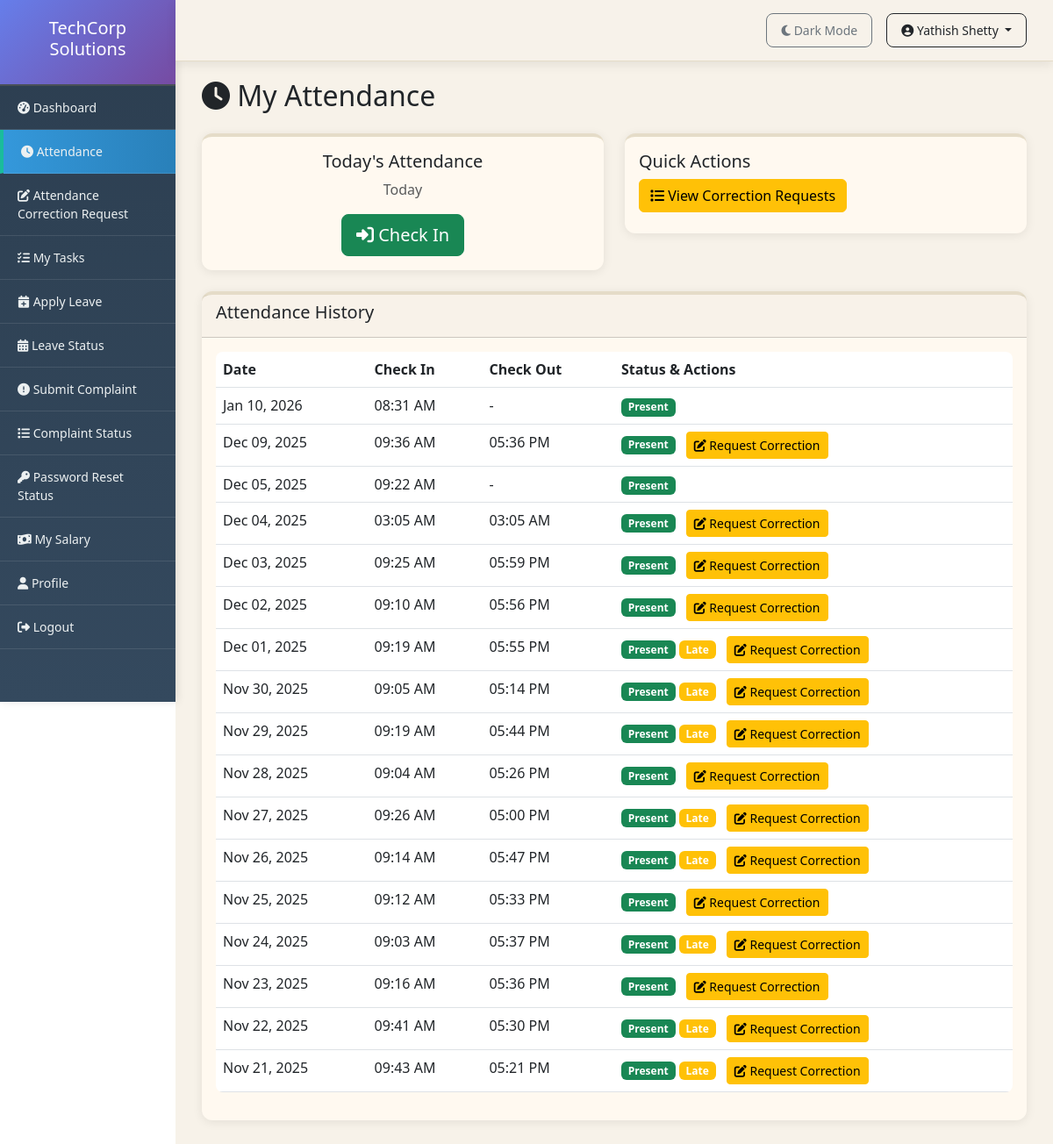
The app's page /attendance/ (signed in) with its own data.
### employees/models.py (models this page shows, shortened)
class Attendance(models.Model):
    STATUS_CHOICES = [
        ('present', 'Present'),
        ('absent', 'Absent'),
        ('half_day', 'Half Day'),
        ('on_leave', 'On Leave'),
    ]
    employee = models.ForeignKey(Employee, on_delete=models.CASCADE, related_name='attendances')
    date = models.DateField()
    check_in = models.TimeField(null=True, blank=True)
    check_out = models.TimeField(null=True, blank=True)
    status = models.CharField(max_length=20, choices=STATUS_CHOICES, default='absent')
    is_late = models.BooleanField(default=False)
    notes = models.TextField(blank=True)
    marked_by = models.ForeignKey(User, on_delete=models.SET_NULL, null=True, blank=True)
    created_at = models.DateTimeField(auto_now_add=True)
    class Meta:
        unique_together = ['employee', 'date']
        ordering = ['-date']

### employees/views.py (the view, shortened to what this page needs)
# urls.py: path('attendance/', views.employee_attendance, name='employee_attendance'),
@login_required
def employee_attendance(request):
    from datetime import datetime, time as dt_time
    employee = request.user.employee
    today = datetime.now().date()
    attendance_today = Attendance.objects.filter(employee=employee, date=today).first()
    attendances = Attendance.objects.filter(employee=employee).order_by('-date')[:30]
    return render(request, 'employee/attendance.html', {
        'attendance_today': attendance_today,
        'attendances': attendances
    })

### employees/context_processors.py (called while the page is built, shortened)
def notifications(request):
    context = {
        'pending_count': 0,
        'leave_count': 0,
        'correction_count': 0,
        'password_reset_count': 0,
    }
    return context

### employees/templates/employee/attendance.html (shortened to what this page needs)
{% extends 'base.html' %}
{% block content %}
<h2><i class="fas fa-clock"></i> My Attendance</h2>
<div class="row mt-4">
    <div class="col-md-6">
        <div class="card">
            <div class="card-body text-center">
                <h5>Today's Attendance</h5>
                <p class="text-muted">{{ attendance_today.date|date:"F d, Y"|default:"Today" }}</p>
                {% if attendance_today %}
                    <div class="alert alert-success">
                        <i class="fas fa-check-circle"></i> Checked In: {{ attendance_today.check_in|time:"h:i A" }}
                        {% if attendance_today.is_late %}
                            <span class="badge bg-warning">Late</span>
                        {% endif %}
                    </div>
                    {% if attendance_today.check_out %}
                        <div class="alert alert-info">
                            <i class="fas fa-sign-out-alt"></i> Checked Out: {{ attendance_today.check_out|time:"h:i A" }}
                        </div>
                    {% else %}
                        <form method="post">
                            {% csrf_token %}
                            <input type="hidden" name="action" value="check_out">
                            <button type="submit" class="btn btn-danger btn-lg">
                                <i class="fas fa-sign-out-alt"></i> Check Out
                            </button>
                        </form>
                    {% endif %}
                {% else %}
                    <form method="post">
                        <button type="submit" class="btn btn-success btn-lg">
                            <i class="fas fa-sign-in-alt"></i> Check In
                        </button>
                    </form>
                {% endif %}
            </div>
        </div>
    </div>
    <div class="col-md-6">
        <div class="card">
            <div class="card-body">
                <h5>Quick Actions</h5>
                <a href="{% url 'employee_correction_status' %}" class="btn btn-warning btn-block mb-2">
                    <i class="fas fa-list"></i> View Correction Requests
                </a>
            </div>
        </div>
    </div>
</div>
<div class="card mt-4">
    <div class="card-header">
        <h5>Attendance History</h5>
    </div>
    <div class="card-body">
        <table class="table table-hover">
            <thead>
                <tr>
                    <th>Date</th>
                    <th>Check In</th>
                    <th>Check Out</th>
                    <th>Status & Actions</th>
                </tr>
            </thead>
            <tbody>
                {% for att in attendances %}
                <tr>
                    <td>{{ att.date|date:"M d, Y" }}</td>
                    <td>{{ att.check_in|time:"h:i A"|default:"-" }}</td>
                    <td>{{ att.check_out|time:"h:i A"|default:"-" }}</td>
                    <td>
                        <span class="badge bg-{% if att.status == 'present' %}success{% elif att.status == 'absent' %}danger{% else %}warning{% endif %}">
                            {{ att.get_status_display }}
                        </span>
                        {% if att.is_late %}
                            <span class="badge bg-warning">Late</span>
                        {% endif %}
                        {% if att.check_out %}
                            <a href="{% url 'employee_attendance_correction' att.pk %}" class="btn btn-sm btn-warning ms-2">
                                <i class="fas fa-edit"></i> Request Correction
                            </a>
                        {% endif %}
                    </td>
                </tr>
                {% empty %}
                <tr>
                    <td colspan="4" class="text-center">No attendance records found.</td>
                </tr>
                {% endfor %}
            </tbody>
        </table>
    </div>
</div>
{% endblock %}

### employees/templates/base.html (shortened to what this page needs)
<!DOCTYPE html>
<html lang="en">
<head>
    <link href="https://cdn.jsdelivr.net/npm/bootstrap@5.3.0/dist/css/bootstrap.min.css" rel="stylesheet">
    <link rel="stylesheet" href="https://cdnjs.cloudflare.com/ajax/libs/font-awesome/6.4.0/css/all.min.css">
</head>
<body>
    <nav class="top-navbar d-flex justify-content-end align-items-center">
        <a href="{% url 'toggle_theme' %}" class="btn btn-sm btn-outline-secondary me-3">
            {% if user.is_authenticated and user.employee.theme_preference == 'dark' %}
                <i class="fas fa-sun"></i> Light Mode
            {% else %}
                <i class="fas fa-moon"></i> Dark Mode
            {% endif %}
        </a>
        <div class="dropdown">
            <button class="btn btn-sm btn-outline-dark dropdown-toggle" type="button" data-bs-toggle="dropdown">
                <i class="fas fa-user-circle"></i> {{ user.get_full_name|default:user.username }}
            </button>
        </div>
    </nav>
    <div class="container-fluid">
        <div class="row">
            <div class="col-md-2 sidebar">
                <div class="logo-header">
                    <h5>TechCorp Solutions</h5>
                </div>
                {% if user.is_staff %}
                <a href="{% url 'admin_dashboard' %}"><i class="fas fa-tachometer-alt"></i> Dashboard</a>
                <a href="{% url 'employee_list' %}"><i class="fas fa-users"></i> Employees</a>
                <a href="{% url 'department_list' %}"><i class="fas fa-building"></i> Departments</a>
                <a href="{% url 'task_list' %}"><i class="fas fa-tasks"></i> Tasks</a>
                <a href="{% url 'announcement_list' %}"><i class="fas fa-bullhorn"></i> Announcements</a>
                <a href="{% url 'leave_requests' %}"><i class="fas fa-calendar"></i> Leave Requests</a>
                <a href="{% url 'complaint_list' %}"><i class="fas fa-exclamation-circle"></i> Complaints</a>
                <a href="{% url 'review_list' %}"><i class="fas fa-star"></i> Reviews</a>
                <a href="{% url 'admin_attendance_list' %}"><i class="fas fa-clock"></i> Attendance</a>
                <a href="{% url 'admin_correction_list' %}"><i class="fas fa-edit"></i> Attendance Correction Request</a>
                <a href="{% url 'admin_password_reset_list' %}"><i class="fas fa-key"></i> Password Reset Requests</a>
                <a href="{% url 'vacancy_list' %}"><i class="fas fa-briefcase"></i> Job Vacancies</a>
                <a href="{% url 'application_list' %}"><i class="fas fa-file-alt"></i> Applications</a>
                <a href="{% url 'admin_salary_management' %}"><i class="fas fa-money-bill-wave"></i> Salary Management</a>
                {% else %}
                <a href="{% url 'employee_dashboard' %}"><i class="fas fa-tachometer-alt"></i> Dashboard</a>
                <a href="{% url 'employee_attendance' %}"><i class="fas fa-clock"></i> Attendance</a>
                <a href="{% url 'employee_correction_status' %}"><i class="fas fa-edit"></i> Attendance Correction Request</a>
                <a href="{% url 'employee_tasks' %}"><i class="fas fa-tasks"></i> My Tasks</a>
                <a href="{% url 'employee_leave_apply' %}"><i class="fas fa-calendar-plus"></i> Apply Leave</a>
                <a href="{% url 'employee_leave_status' %}"><i class="fas fa-calendar-alt"></i> Leave Status</a>
                <a href="{% url 'employee_complaint_submit' %}"><i class="fas fa-exclamation-circle"></i> Submit Complaint</a>
                <a href="{% url 'employee_complaint_track' %}"><i class="fas fa-list"></i> Complaint Status</a>
                <a href="{% url 'employee_password_reset_status' %}"><i class="fas fa-key"></i> Password Reset Status</a>
                <a href="{% url 'employee_salary' %}"><i class="fas fa-money-bill-wave"></i> My Salary</a>
                <a href="{% url 'employee_profile' %}"><i class="fas fa-user"></i> Profile</a>
                {% endif %}
                <a href="{% url 'logout' %}"><i class="fas fa-sign-out-alt"></i> Logout</a>
            </div>
            <div class="col-md-10 content">
                {% block content %}{% endblock %}
            </div>
        </div>
    </div>
</body>
</html>

### employees/templates/base.html (style rules this page uses)
* { transition: background-color 0.3s ease, color 0.3s ease; }
body { font-family: 'Segoe UI', Tahoma, Geneva, Verdana, sans-serif; }
.sidebar { position: fixed; top: 0; left: 0; height: 100vh; overflow-y: auto; background: linear-gradient(180deg, #2c3e50 0%, #34495e 100%) !important; padding: 0; width: 16.666667%; box-shadow: 2px 0 10px rgba(0,0,0,0.1); }
.sidebar a { color: #ecf0f1 !important; text-decoration: none; padding: 14px 20px; display: block; border-bottom: 1px solid rgba(255,255,255,0.1); transition: all 0.3s ease; font-size: 14px; }
.sidebar a.active { background: linear-gradient(90deg, #3498db 0%, #2980b9 100%) !important; border-left: 4px solid #1abc9c; padding-left: 20px; }
.sidebar .logo-header { background: linear-gradient(135deg, #667eea 0%, #764ba2 100%) !important; color: white !important; }
.content { padding: 30px; margin-top: 60px; margin-left: 16.666667%; background: #F7F2E9; min-height: calc(100vh - 60px); }
.card { background: #FFF9F0; backdrop-filter: blur(10px); border: none; border-top: 4px solid #E5DCC8; border-radius: 12px; box-shadow: 0 2px 12px rgba(0, 0, 0, 0.08); transition: transform 0.3s ease, box-shadow 0.3s ease; }
.logo-header { background: #2c3e50; color: white; padding: 20px; text-align: center; border-bottom: 2px solid #495057; }
.top-navbar { position: fixed; top: 0; right: 0; left: 16.666667%; z-index: 1000; background: rgba(247, 242, 233, 0.95); border-bottom: 1px solid #E5DCC8; padding: 15px 30px; box-shadow: 0 4px 12px rgba(0,0,0,0.08); backdrop-filter: blur(20px); }
.top-navbar .btn { border-radius: 8px; padding: 8px 16px; font-weight: 500; transition: all 0.3s ease; }
.table { border-radius: 8px; overflow: hidden; }

### records on screen
Attendance: date "Jan 10, 2026", check_in "08:31 AM", check_out "-", status "Present"
Attendance: date "Dec 09, 2025", check_in "09:36 AM", check_out "05:36 PM", status "Present", shows "Request Correction"
Attendance: date "Dec 05, 2025", check_in "09:22 AM", check_out "-", status "Present"
Attendance: date "Dec 04, 2025", check_in "03:05 AM", check_out "03:05 AM", status "Present", shows "Request Correction"
Attendance: date "Dec 03, 2025", check_in "09:25 AM", check_out "05:59 PM", status "Present", shows "Request Correction"
Attendance: date "Dec 02, 2025", check_in "09:10 AM", check_out "05:56 PM", status "Present", shows "Request Correction"
Attendance: date "Dec 01, 2025", check_in "09:19 AM", check_out "05:55 PM", status "Present", is_late "Late", shows "Request Correction"
Attendance: date "Nov 30, 2025", check_in "09:05 AM", check_out "05:14 PM", status "Present", is_late "Late", shows "Request Correction"
Attendance: date "Nov 29, 2025", check_in "09:19 AM", check_out "05:44 PM", status "Present", is_late "Late", shows "Request Correction"
Attendance: date "Nov 28, 2025", check_in "09:04 AM", check_out "05:26 PM", status "Present", shows "Request Correction"
Attendance: date "Nov 27, 2025", check_in "09:26 AM", check_out "05:00 PM", status "Present", is_late "Late", shows "Request Correction"
Attendance: date "Nov 26, 2025", check_in "09:14 AM", check_out "05:47 PM", status "Present", is_late "Late", shows "Request Correction"
Attendance: date "Nov 25, 2025", check_in "09:12 AM", check_out "05:33 PM", status "Present", shows "Request Correction"
Attendance: date "Nov 24, 2025", check_in "09:03 AM", check_out "05:37 PM", status "Present", is_late "Late", shows "Request Correction"
Attendance: date "Nov 23, 2025", check_in "09:16 AM", check_out "05:36 PM", status "Present", shows "Request Correction"
Attendance: date "Nov 22, 2025", check_in "09:41 AM", check_out "05:30 PM", status "Present", is_late "Late", shows "Request Correction"
Attendance: date "Nov 21, 2025", check_in "09:43 AM", check_out "05:21 PM", status "Present", is_late "Late", shows "Request Correction"

### other values on screen
{{ user.get_full_name|default:user.username }} "Yathish Shetty"
{{ attendance_today.date|date:"F d, Y"|default:"Today" }} "Today"
